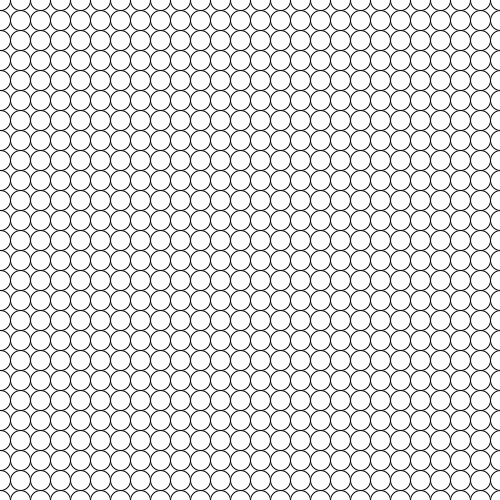
Frame 1 (no input)
Frame 60 (the mouse pressed at the canvas centre just before this capture): identical to frame 1, image omitted
Frame 120 (the mouse held since frame 60 and released just before this capture): identical to frame 1, image omitted

The Processing sketch that drew this single still picture (run headless with seeded random() and noise(); from frame 60 on, the mouse is pressed at the canvas centre):

// Processing sketch: processing_45531
// ── processing_45531.pde


int i = 20;

void setup() {
  size( 500, 500 );
  smooth();
}

void draw() {
  background( 255 );
  
   for( int y = 0; y <= height; y = y + i ) {
      for( int x = 0; x <= width; x = x + i ) {
        ellipse( x, y, 20, 20 );
      }
   }
}
